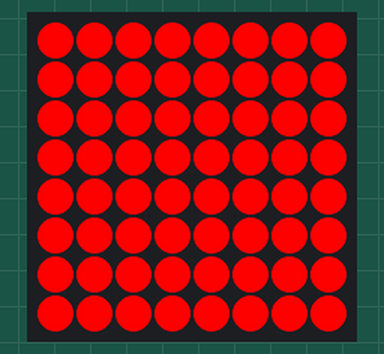
Bench run of a program on a simulated Raspberry Pi (BCM pin numbers) with a Sense HAT. Parts: the Sense HAT's 8×8 RGB LED matrix.

Above: at 0.1 s.
At 0.6 s:
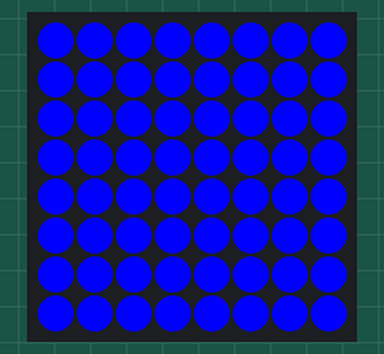

Measured:
- what the display in image 1 shows lasts 0.5 s, from 0.5 s to 1.0 s

The program:

policesiren.py
```python
from sense_hat import SenseHat
import time

sense = SenseHat()

RED = (255, 0, 0)
BLUE = (0, 0, 255)

def police_siren():
    try:
        while True:
            sense.clear(RED)
            time.sleep(0.5)
            sense.clear(BLUE)
            time.sleep(0.5)
    except KeyboardInterrupt:
        sense.clear()

if __name__ == "__main__":
    police_siren()
```
